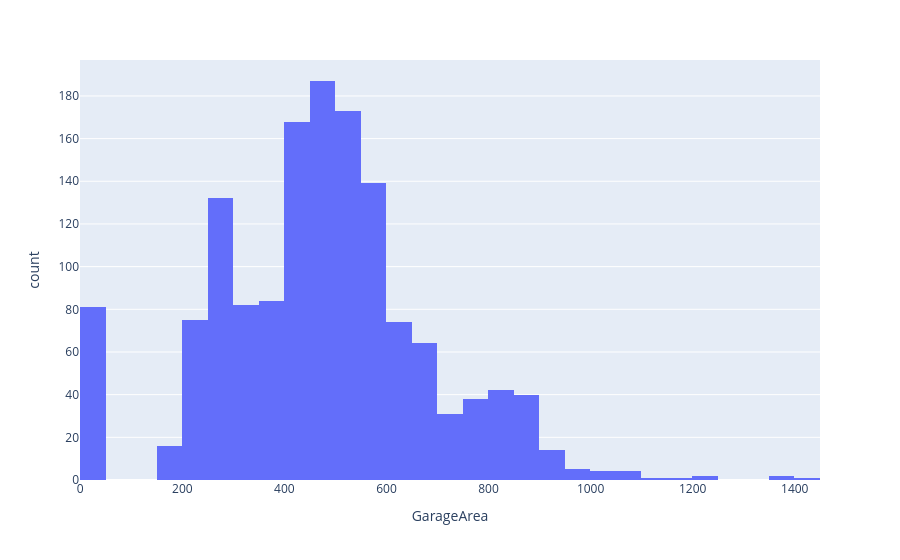

Notebook code cell kept with this figure:
### Code cell
px.histogram(df, x='GarageArea')

### Figure 1 — Plotly figure (JSON) as saved in the notebook; plotly's stock layout.template omitted (floating-point values rounded to 4 significant figures; data arrays with more than 128 entries replaced by an {"elided": "..."} marker saying what was removed)
{"data": [{"bingroup": "x", "hovertemplate": "GarageArea=%{x}<br>count=%{y}<extra></extra>", "legendgroup": "", "marker": {"color": "#636efa", "pattern": {"shape": ""}}, "name": "", "orientation": "v", "showlegend": false, "type": "histogram", "x": {"elided": "1460 int values"}, "xaxis": "x", "yaxis": "y"}], "layout": {"barmode": "relative", "legend": {"tracegroupgap": 0}, "margin": {"t": 60}, "xaxis": {"anchor": "y", "domain": [0, 1], "title": {"text": "GarageArea"}}, "yaxis": {"anchor": "x", "domain": [0, 1], "title": {"text": "count"}}}}
